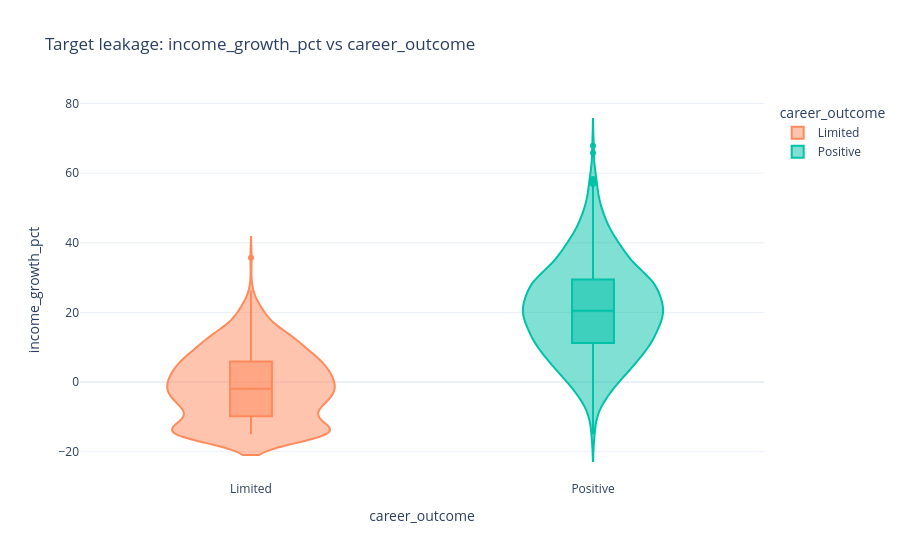

The cell this chart's notebook holds for it:
### Markdown cell above
## 2 · Descriptive Analytics — and the leakage evidence
The violin below is the smoking gun: `income_growth_pct` separates the label almost perfectly. This is a genuine descriptive **finding**, not a modeling footnote.

### Code cell
print(df.groupby("career_outcome")[["income_growth_pct","goals_completed","confidence_score"]].mean().round(2))
fig = px.violin(df, x="career_outcome", y="income_growth_pct", color="career_outcome",
                box=True, title="Target leakage: income_growth_pct vs career_outcome",
                color_discrete_map={"Positive":"#00C2A8","Limited":"#FF8A5C"})
fig.show()

### Figure 1 — Plotly figure (JSON) as saved in the notebook; plotly's stock layout.template omitted (floating-point values rounded to 4 significant figures; data arrays with more than 128 entries replaced by an {"elided": "..."} marker saying what was removed)
{"data": [{"alignmentgroup": "True", "box": {"visible": true}, "hovertemplate": "career_outcome=%{x}<br>income_growth_pct=%{y}<extra></extra>", "legendgroup": "Limited", "marker": {"color": "#FF8A5C"}, "name": "Limited", "offsetgroup": "Limited", "orientation": "v", "scalegroup": "True", "showlegend": true, "type": "violin", "x": {"elided": "591 str values"}, "x0": " ", "xaxis": "x", "y": {"elided": "591 float values"}, "y0": " ", "yaxis": "y"}, {"alignmentgroup": "True", "box": {"visible": true}, "hovertemplate": "career_outcome=%{x}<br>income_growth_pct=%{y}<extra></extra>", "legendgroup": "Positive", "marker": {"color": "#00C2A8"}, "name": "Positive", "offsetgroup": "Positive", "orientation": "v", "scalegroup": "True", "showlegend": true, "type": "violin", "x": {"elided": "743 str values"}, "x0": " ", "xaxis": "x", "y": {"elided": "743 float values"}, "y0": " ", "yaxis": "y"}], "layout": {"legend": {"title": {"text": "career_outcome"}, "tracegroupgap": 0}, "title": {"text": "Target leakage: income_growth_pct vs career_outcome"}, "violinmode": "overlay", "xaxis": {"anchor": "y", "categoryarray": ["Limited", "Positive"], "categoryorder": "array", "domain": [0.0, 1.0], "title": {"text": "career_outcome"}}, "yaxis": {"anchor": "x", "domain": [0.0, 1.0], "title": {"text": "income_growth_pct"}}}}
